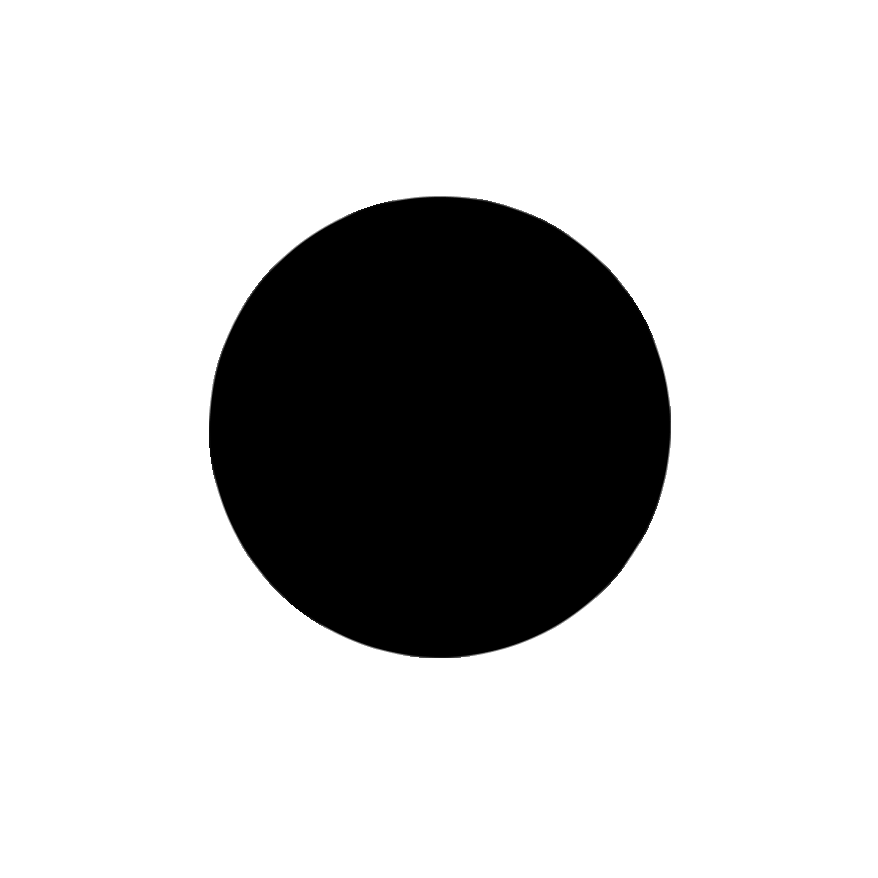
#> input picture infotheory_projects/Circle.png, 878 x 878 px; its folder holds 3 pictures in this run
$ python Jaccard.py
#> lines starting #> are read from the running program, lines starting #| are printed output that depends on the picture; after the words box and inside, x2 and y2 are one past the last pixel; in counts of white or black regions, pixels touching at a corner belong together
# Image and imread for manipulate and access the images.
from PIL import Image
from skimage.io import imread

# Numpy for manipulate, access and optimise operations on matrices and arrays.
import numpy as np

#Matplotlib.pyplot for plotting.
import matplotlib.pyplot as plt

# Defining the functions

def image_to_binary_matrix(image_path, threshold=128):
    # Load the image
    image = Image.open(image_path)

    # Convert the image to grayscale
    grayscale_image = image.convert('L')

    # Convert the grayscale image to a numpy array
    image_array = np.array(grayscale_image)

    # Binarize the array. The threshold is on 128 as between white and black values.
    binary_array = (image_array < threshold).astype(int)

    return binary_array

def jaccard_index(binary_matrix_1, binary_matrix_2):
    # Convert matrices to numpy arrays
    mat1 = np.array(binary_matrix_1)
    mat2 = np.array(binary_matrix_2)

    # Calculate intersection and union
    intersection = np.logical_and(mat1, mat2).sum()
    union = np.logical_or(mat1, mat2).sum()

    # Avoid division by zero
    if union == 0:
        return 0

    # Compute Jaccard index
    jaccard = intersection / union

    return jaccard

#Name of the three samples images
all_samples = ["Circle", "Neuron", "Random"]

# List to store images and binary matrices for each sample
binary_matrices = []
images=[]

# Loop to generate the binary matrix and plot both real and binary images for each sample
for sample in all_samples:
    image_path = "./" + sample + ".png"
    image = imread(image_path)
#> image is the input picture: shape (878, 878, 3); min 0, max 255, mean 199.6

    #Generate the binary matrix from the image of each sample
    binary_matrix = image_to_binary_matrix(image_path)
#> in image_to_binary_matrix, `binary_array = (image_array < threshold).astype(int)`:
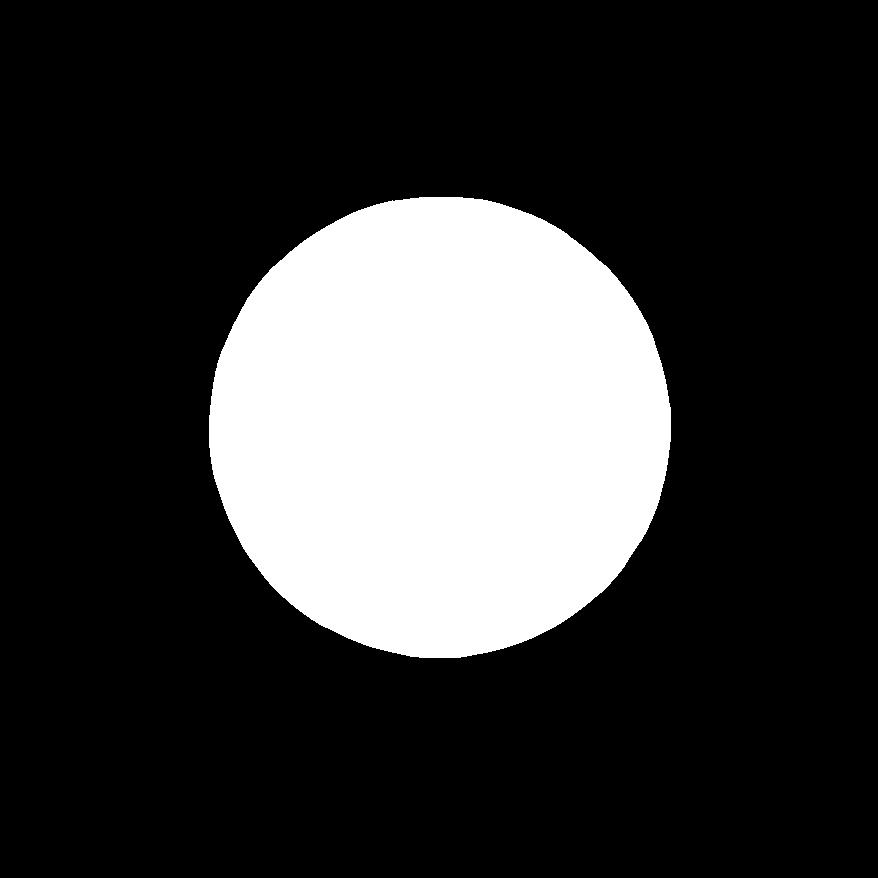
#> binary_array: shape (878, 878) int64; values 0 (black) and 1 (white), 21.7% white; 1 white region, box (x1, y1, x2, y2) and area: (209, 197, 671, 658) 167559

    #Add the image and binary matrix of each sample to the list
    images.append(image)
    binary_matrices.append(binary_matrix)
#> pass 2 of the loop `for sample in all_samples:`:
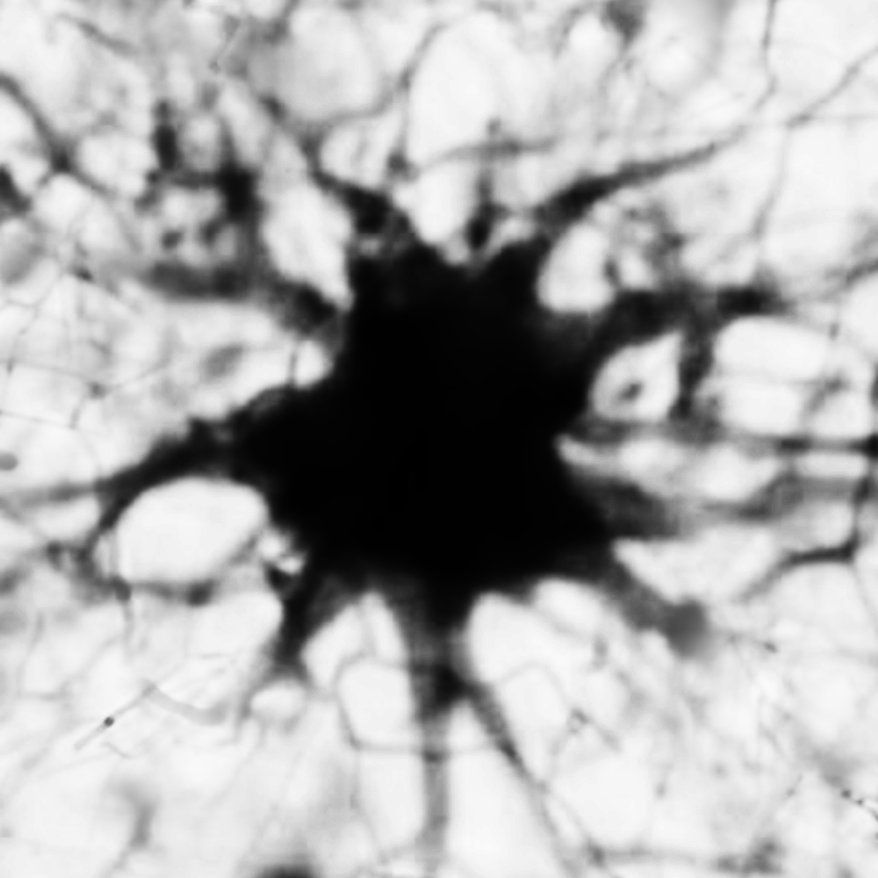
#> input picture infotheory_projects/Neuron.png, 878 x 878 px
#> image is the input picture: shape (878, 878, 3); min 0, max 250, mean 171.9
#> in image_to_binary_matrix (call 2), `binary_array = (image_array < threshold).astype(int)`:
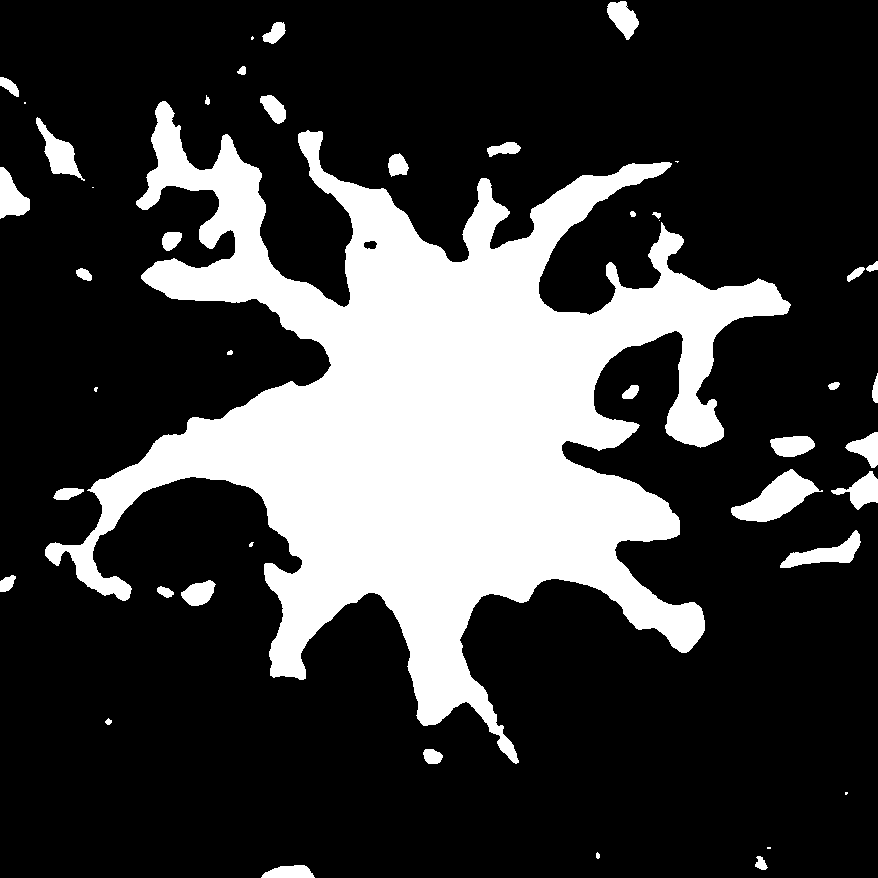
#> binary_array: shape (878, 878) int64; values 0 (black) and 1 (white), 24.4% white; 44 white regions (9 under 20 px), largest, box (x1, y1, x2, y2) and area: (45, 101, 791, 764) 174940, (731, 469, 823, 522) 2253, (780, 530, 861, 568) 1204
#> pass 3 of the loop `for sample in all_samples:`:
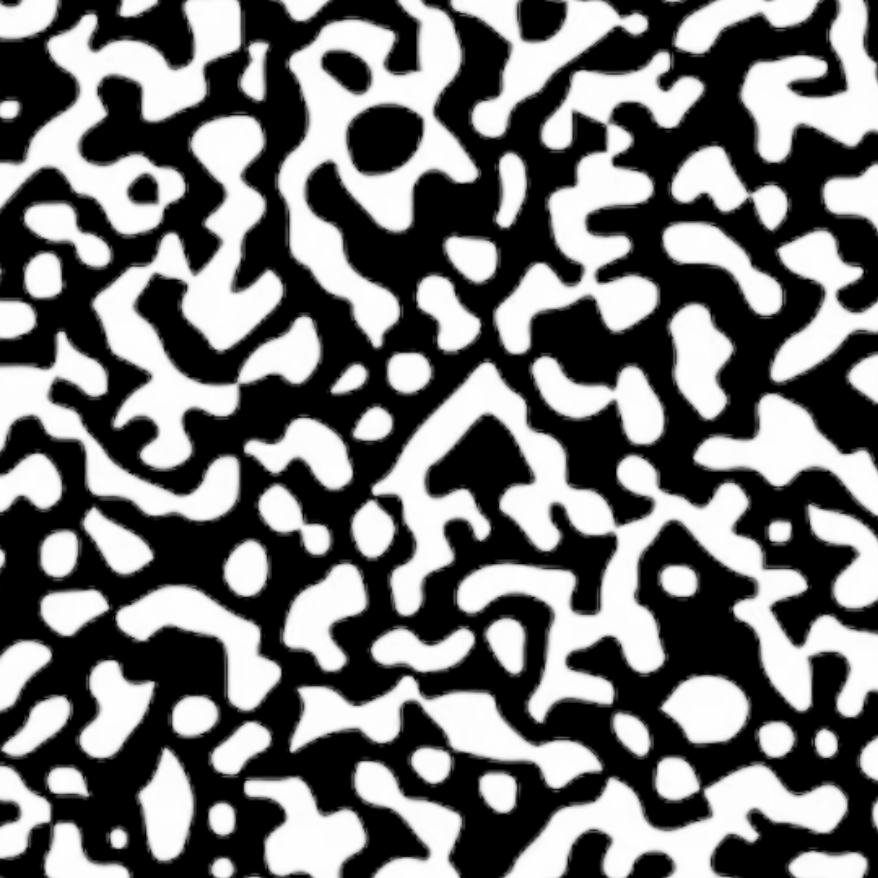
#> input picture infotheory_projects/Random.png, 878 x 878 px
#> image is the input picture: shape (878, 878, 3); min 0, max 254, mean 116.5
#> in image_to_binary_matrix (call 3), `binary_array = (image_array < threshold).astype(int)`:
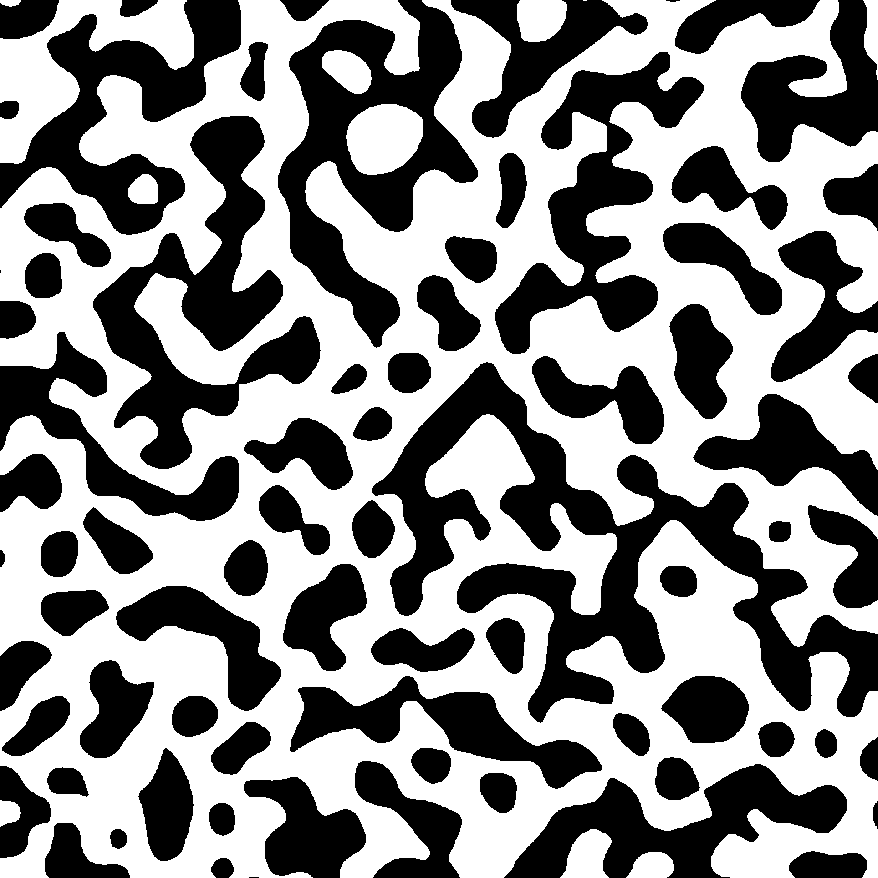
#> binary_array: shape (878, 878) int64; values 0 (black) and 1 (white), 54.5% white; 76 black regions (2 under 20 px), largest, box (x1, y1, x2, y2) and area: (372, 362, 878, 723) 49140, (93, 116, 321, 469) 26819, (278, 0, 478, 348) 26372

# Decide the number of subplots and the size of the figure
fig, axes = plt.subplots(2, len(all_samples), figsize=(7,6))

#Loop on number of samples to populate the subplots
id_sample=0
for index in range(len(all_samples)):

    ## First row of the subplots
    #Plot the image of the current sample
    axes[0, index].imshow(images[id_sample])
    #Plot the image title of the current sample
    axes[0, index].set_title(f'{all_samples[id_sample]} Real Image', fontsize=14)
    #Set axis of the image to off
    axes[0, index].axis('off')

    ## Second row of the subplots
    #Plot the binary matrix of the current sample
    axes[1, index].imshow(binary_matrices[id_sample], cmap='Greys')
    #Plot the binary matrix title of the current sample
    axes[1, index].set_title(f'{all_samples[id_sample]} Binary Matrix', fontsize=14)
    #Set axis of the binary matrix to off
    axes[1, index].axis('off')

    #Increase id_sample to go to the next sample and continue
    id_sample=id_sample+1
#> after the loop, id_sample = 3

plt.tight_layout()
plt.show()

# With np we can create a square matrix of zeros to store the Jaccard indices
jaccard_matrix = np.zeros((len(binary_matrices), len(binary_matrices)))
#> jaccard_matrix = [[0, 0, 0], [0, 0, 0], [0, 0, 0]]

# Here we populate the Jaccard matrix with Jaccard index between all the pairs of samples
for row in range(len(binary_matrices)):
    for column in range(len(binary_matrices)):
        jaccard = jaccard_index(binary_matrices[column], binary_matrices[row])
        jaccard_matrix[column][row] = jaccard
#> this loop made 3 passes
#> after the loop, jaccard_matrix = [[1, 0.55, 0.191], [0.55, 1, 0.205], [0.191, 0.205, 1]]

#Size of the plot
plt.figure(figsize=(5, 5))

#Show the jaccard matrix
plt.imshow(jaccard_matrix, cmap='magma', interpolation='nearest')

#Style the x and y ticks
plt.xticks(range(len(all_samples)), all_samples, fontsize=14)
plt.yticks(range(len(all_samples)), all_samples, fontsize=14)

#Add the title
plt.title('Jaccard Index Matrix', fontsize=24)

#Style the values of jaccard index for each entry
for i in range(len(all_samples)):
    for j in range(len(all_samples)):
        plt.text(j, i, f"{jaccard_matrix[i][j]:.2f}",
                 ha='center', va='center', color='black' if jaccard_matrix[i][j] > 0.5 else 'white',
                 fontsize=25)
plt.tight_layout()
plt.show()
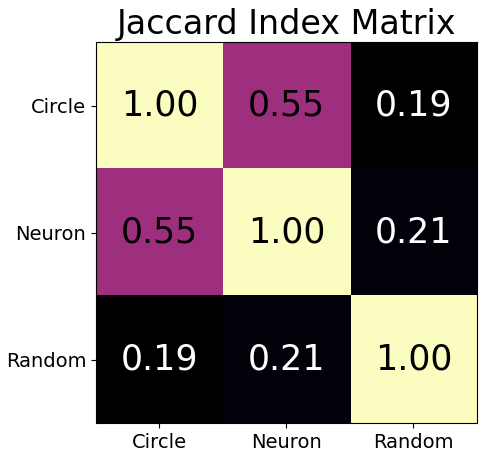
#> figure drawn by matplotlib, 1 panel
